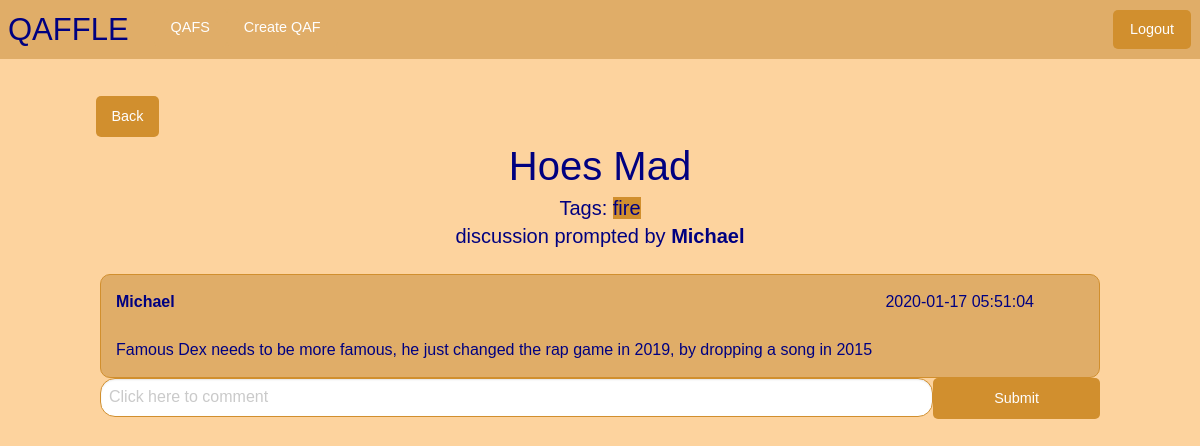
/qaf/1/2 (signed in), run on the app's committed database.
### tables this page shows
CREATE TABLE posts (id INTEGER PRIMARY KEY, author_id INTEGER, title TEXT, content TEXT, qaf_id INTEGER, tags TEXT, time_created DATETIME DEFAULT CURRENT_TIMESTAMP, net_vote INTEGER);

CREATE TABLE users (id INTEGER PRIMARY KEY, username TEXT, password TEXT, waffles INT, qafs_joined TEXT);

### app.py (the view)
@app.route("/qaf/<qaf_id>/<post_id>", methods=['GET', 'POST'])
def show_post(qaf_id,post_id):
    if current_user() == None:
      flash('You must be logged in to access this page', 'warning')
      return redirect( url_for( 'login'))
    if ('comment' in request.form):
        entry = request.form
        Comment.new_comment(current_user().id, entry['comment'], post_id, qaf_id)
    if ('post_id' in request.form):
        return redirect(url_for('edit_title', post = request.form['post_id']))
    if('comment_id' in request.form):
        return redirect(url_for('edit_comment', comment = request.form['comment_id']))
    post = Post(post_id)
    comments = post.get_comments()
    return render_template('post.html', title = post.title, post = post, comments = comments, author = User(post.author_id).username)

### app.py (called while the page is built)
def current_user():
    if 'user_id' in session:
        return User(session['user_id'])
    return None

@app.context_processor
def make_template_globals():
    return dict(current_user=current_user())

### util/db_builder.py (called while the page is built)
def execute(cmd):
    db = sqlite3.connect(DB_FILE)
    c = db.cursor()
    output = c.execute(cmd)
    db.commit()
    return output

### util/post.py (called while the page is built)
    def get_comments(self):
        command = f'SELECT id FROM comments WHERE post_id = {self.id}'
        data = execute(command).fetchall()
        comments = []
        for comment_id in data:
            comments.append(Comment(comment_id[0]))
        return comments

### templates/post.html (shortened to what this page needs)
{% extends "base.html" %}
{% block content %}
<div class="button-group grid-x">
  <a class = "button" style="margin-left:8%;" href="/qaf/{{post.qaf_id}}">Back</a>
</div>
<div class="grid-x">
  <h2 class="small-12">{{ post.title }}</h2>
  <h5 class="small-12">Tags:
    {% for tag in post.tags %}
      <span class = "tag">{{ tag }}</span>
    {% endfor %}
  </h5>
  <h5 class="small-12">discussion prompted by <strong>{{author}}</strong></h5>
  <div class="small-12">
    <br>
  </div>
  <div class="small-10 small-offset-1 post" style="word-wrap:break-word;">
    <span style="float:right;margin-right:50px">{{post.time_created}}</span><strong>{{author}}</strong><br><br>
    {{ post.content }}
  </div>
  <br>
</div>
<div class="small-12 grid-x">
  <form class="form-group small-10 small-offset-1" method="post">
    <div class="grid-x">
      <input class="textInput small-10" name="comment" type="text" placeholder='Click here to comment'>
      <input class="button small-2" type="submit" value="Submit">
    </div>
    <br>
  </form>
</div>
{% endblock content %}

### static/css/stylesheet.css (style rules this page uses)
body { font-family: 'Overpass', sans-serif; background-color: RGB(253, 211, 158); color: navy; }
a { border: 0px; border-color: RGB(209, 143, 46); padding: 0px; font-family: 'Overpass', sans-serif; }
.button { background-color: RGB(209, 143, 46); border-radius: 5px; }
.button-group { margin: auto; }
h2 { color: navy; margin: auto; font-family: 'Overpass', sans-serif; text-align: center; }
h5 { margin: auto; text-align: center; font-family: 'Overpass', sans-serif; }
.tag { background-color: RGB(209, 143, 46); }
.textInput { border-radius: 15px; background-color: white; border-color: RGB(209, 143, 46); color: navy; }
.post { border-color: RGB(209, 143, 46); border-style: solid; border-width: thin; border-radius: 10px; background-color: RGB(224, 173, 104); padding: 15px; }

### data on the page
posts: title "Hoes Mad", tags "fire", time_created "2020-01-17 05:51:04", content "Famous Dex needs to be more famous, he just changed the rap game in 2019, by dropping a song in 2015"
users: username "Michael"
